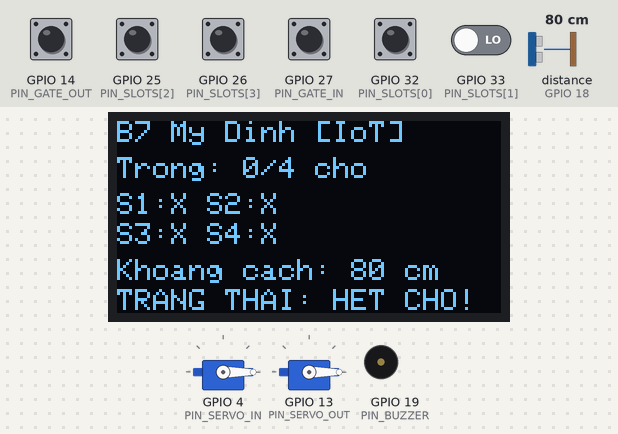
This program was run on a simulated ESP32. Shown: 2 × servo, 128×64 one-colour display, buzzer (waves = sounding, pin HIGH). Wiring (from diagram.json): ultrasonic range finder: trigger GPIO 5; echo GPIO 18. Inputs (shaded band) come from the test bench; at power-on: GPIO 14 (PIN_GATE_OUT), GPIO 27 (PIN_GATE_IN) HIGH, GPIO 25 (PIN_SLOTS[2]), GPIO 26 (PIN_SLOTS[3]), GPIO 32 (PIN_SLOTS[0]), GPIO 33 (PIN_SLOTS[1]) LOW, distance to the obstacle (sensor on GPIO 18) 80 cm. The echo pulse lasts 58.3 µs per cm; WiFi joins after 1.5 s; servers stay silent unless stated; uploads are accepted with an empty reply; pins used as bus, display or sensor lines are not drawn; what the program prints to the serial monitor is not drawn.

Above: at 2.7 s.
2.8 s: GPIO 25 (PIN_SLOTS[2]) pulled HIGH for 1 s
At 3.6 s:
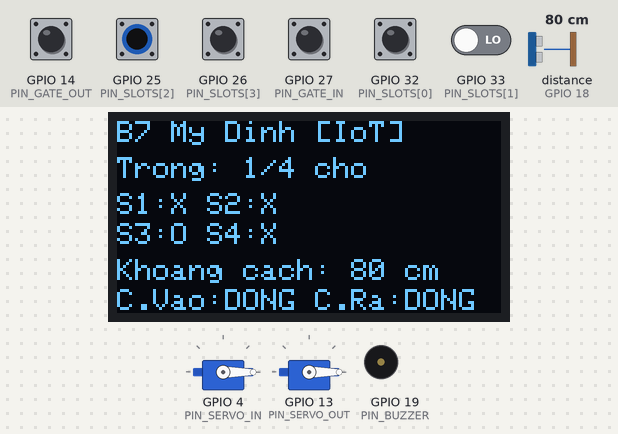
5.6 s: distance to the obstacle (sensor on GPIO 18) set to 32 cm
At 7.2 s:
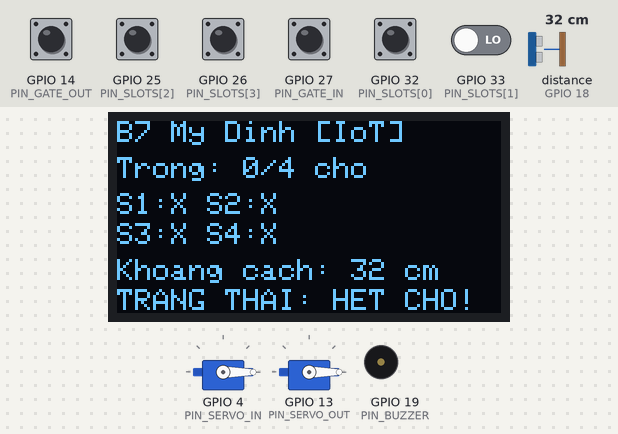
7.5 s: distance to the obstacle (sensor on GPIO 18) set to 26 cm
At 9.09 s:
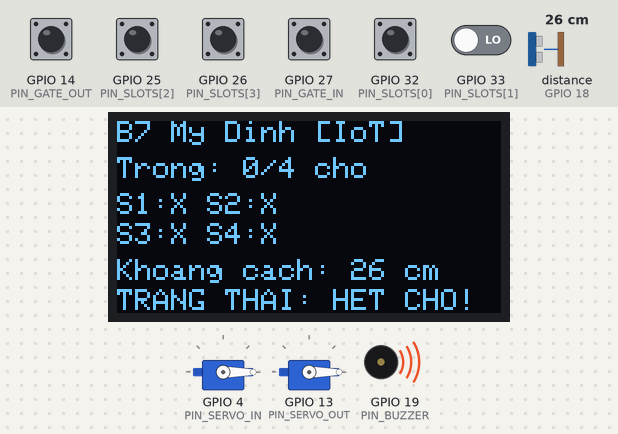
10.4 s: GPIO 14 (PIN_GATE_OUT) pulled LOW for 0.15 s
At 10.68 s:
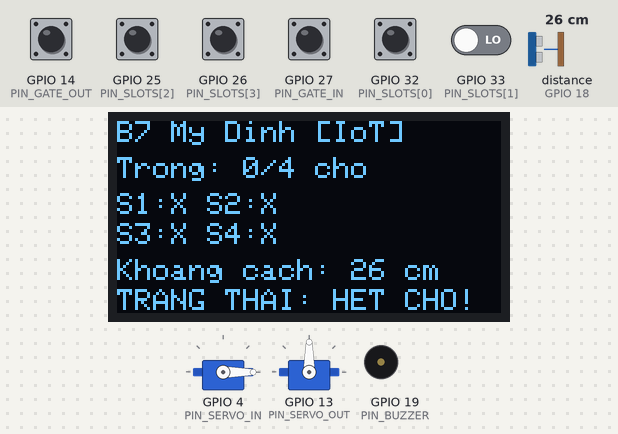
11.1 s: GPIO 26 (PIN_SLOTS[3]) pulled HIGH for 1 s
At 11.49 s:
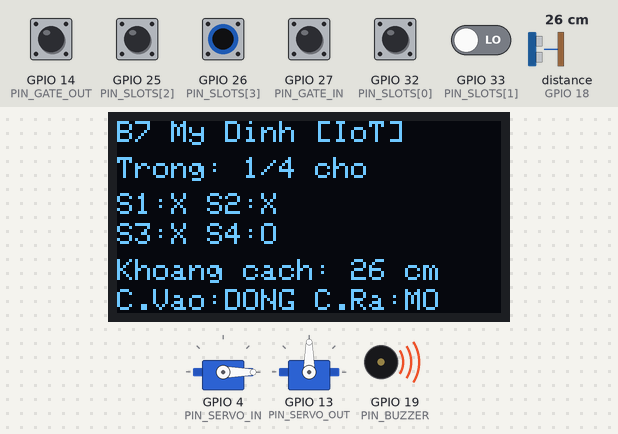
12.7 s: GPIO 32 (PIN_SLOTS[0]) pulled HIGH for 0.15 s
At 12.94 s:
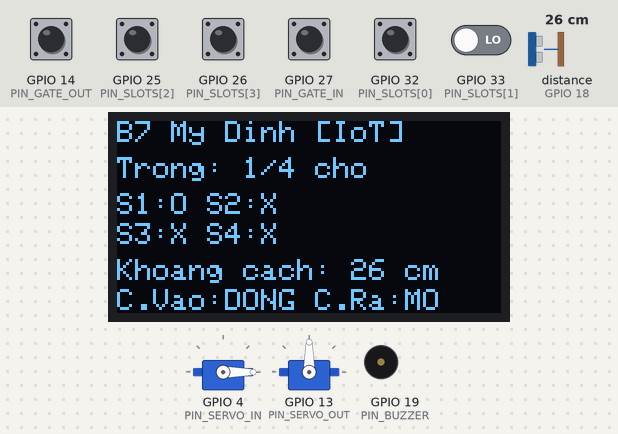
Timing chart, 0 to 14.4 s (numbered marks = the images above; inputs shaded):
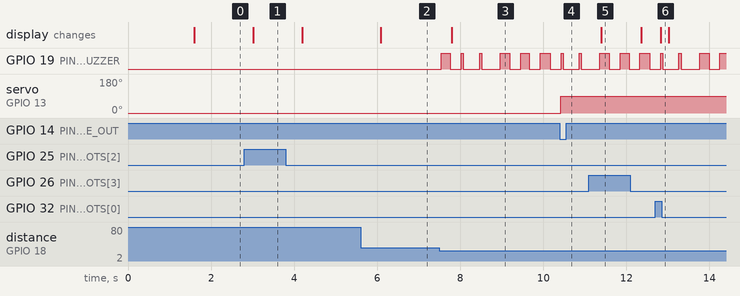

Measured:
- the behaviour switches between 30 and 29 cm on distance to the obstacle (sensor on GPIO 18) (found by bisection; images 2 and 3)
- after the input at 2.8 s, the display: changes after 0.22 s (image 1)
- after the input at 5.6 s, the display: changes after 0.49 s (image 2)
- after the input at 7.5 s, the display: changes after 0.29 s (image 3)
- after the input at 10.4 s, servo on GPIO 13 (PIN_SERVO_OUT): 0° → 90° at once
- after the input at 11.1 s, the display: changes after 0.29 s (image 5)
- after the input at 12.7 s, the display: changes after 0.13 s (image 6)

The program:

main.cpp
```cpp
/* ============================================================
   HỆ THỐNG BÃI ĐỖ XE THÔNG MINH - ESP32 + ARDUINO FRAMEWORK
   SIC IoT - Tích hợp Firebase Realtime Database
   Ánh xạ bãi xe: B7 Mỹ Đình (lot_mydinh)
   ============================================================ */

#include <Arduino.h>
#include <Wire.h>
#include <WiFi.h>
#include <WiFiClientSecure.h>
#include <HTTPClient.h>
#include <ArduinoJson.h>
#include <Adafruit_GFX.h>
#include <Adafruit_SSD1306.h>
#include <ESP32Servo.h>
#include "config.h"

/* ================= ĐỐI TƯỢNG PHẦN CỨNG ================= */
Adafruit_SSD1306 display(SCREEN_WIDTH, SCREEN_HEIGHT, &Wire, -1);
bool oledAvailable = false;

Servo servoIn;
Servo servoOut;

/* ================= BIẾN TRẠNG THÁI HỆ THỐNG ================= */
uint8_t slotStatus[TOTAL_SLOTS] = {0}; // 0: trống, 1: có xe
uint8_t currentFreeSlots = TOTAL_SLOTS;
float currentDistance = -1.0f;

// Lệnh điều khiển từ xa qua Firebase
bool remoteOpenGateIn = false;
bool remoteOpenGateOut = false;

/* ================= STATE MACHINE BARRIER AN TOÀN ================= */
enum BarrierState
{
    BARRIER_CLOSED = 0,
    BARRIER_OPENED,
    BARRIER_WAIT_CLEAR
};

BarrierState barrierInState  = BARRIER_CLOSED;
BarrierState barrierOutState = BARRIER_CLOSED;

unsigned long barrierInOpenTick  = 0;
unsigned long barrierOutOpenTick = 0;

/* ================= BIẾN NON-BLOCKING TIMERS ================= */
unsigned long lastDisplayTick     = 0;
unsigned long lastDistanceTick    = 0;
unsigned long lastBackendSync     = 0;
unsigned long lastCommandPoll     = 0;
unsigned long lastWifiCheck       = 0;

// Buzzer Non-blocking state
bool buzzerActive = false;
bool buzzerIsOn   = false;
unsigned long buzzerStateChangeTick = 0;

/* =========================================================
   CẢM BIẾN Ô ĐỖ (CÓ DEBOUNCE PHẦN MỀM)
   ========================================================= */
uint8_t IsSlotOccupied(uint8_t index)
{
    // Đọc cảm biến IR: LOW là có vật cản (có xe)
    if (digitalRead(PIN_SLOTS[index]) == LOW)
    {
        delayMicroseconds(200); // Lọc nhiễu xung ngắn
        return (digitalRead(PIN_SLOTS[index]) == LOW) ? 1 : 0;
    }
    return 0;
}

uint8_t CountFreeSlots(uint8_t *statusArr)
{
    uint8_t freeCount = 0;
    for (uint8_t i = 0; i < TOTAL_SLOTS; i++)
    {
        statusArr[i] = IsSlotOccupied(i);
        if (statusArr[i] == 0) freeCount++;
    }
    return freeCount;
}

/* =========================================================
   CẢM BIẾN SIÊU ÂM HC-SR04
   ========================================================= */
float HCSR04_ReadDistance(void)
{
    digitalWrite(PIN_TRIG, LOW);
    delayMicroseconds(2);
    digitalWrite(PIN_TRIG, HIGH);
    delayMicroseconds(10);
    digitalWrite(PIN_TRIG, LOW);

    // pulseIn timeout 25ms (tương đương max ~4m)
    long duration = pulseIn(PIN_ECHO, HIGH, 25000UL);

    if (duration == 0)
    {
        return -1.0f; // Quá xa hoặc không bắt được sóng phản xạ
    }

    return duration / 58.0f; // Quy đổi ra cm
}

/* =========================================================
   BUZZER CẢNH BÁO - HOÀN TOÀN NON-BLOCKING (KHÔNG DELAY)
   ========================================================= */
void Buzzer_Update(float distance)
{
    unsigned long now = millis();

    // Ngoài phạm vi cảnh báo -> Tắt còi
    if (distance < 0 || distance > DIST_ALERT_FAR)
    {
        if (buzzerIsOn)
        {
            digitalWrite(PIN_BUZZER, LOW);
            buzzerIsOn = false;
        }
        buzzerActive = false;
        return;
    }

    // Đỗ quá sát (<= 10cm) -> Còi kêu liên tục
    if (distance <= DIST_ALERT_NEAR)
    {
        digitalWrite(PIN_BUZZER, HIGH);
        buzzerIsOn = true;
        buzzerActive = true;
        return;
    }

    // Khoảng cách 10cm - 30cm: Kêu ngắt quãng (khoảng cách càng gần chu kỳ càng ngắn)
    buzzerActive = true;
    unsigned long beepOffTime = (unsigned long)(distance * 10); // 100ms - 300ms
    const unsigned long beepOnTime = 50; // Kêu ngắn 50ms

    if (buzzerIsOn)
    {
        if (now - buzzerStateChangeTick >= beepOnTime)
        {
            digitalWrite(PIN_BUZZER, LOW);
            buzzerIsOn = false;
            buzzerStateChangeTick = now;
        }
    }
    else
    {
        if (now - buzzerStateChangeTick >= beepOffTime)
        {
            digitalWrite(PIN_BUZZER, HIGH);
            buzzerIsOn = true;
            buzzerStateChangeTick = now;
        }
    }
}

/* =========================================================
   BARRIER - STATE MACHINE AN TOÀN CHỐNG ĐÈ NÓC XE
   ========================================================= */
uint8_t IsCarAtGate(uint8_t pin)
{
    return (digitalRead(pin) == LOW) ? 1 : 0;
}

void Barrier_Update(
    uint8_t sensorPin,
    Servo &servo,
    BarrierState *state,
    unsigned long *openTick,
    uint8_t allowOpen,
    bool &remoteRequest
)
{
    unsigned long now = millis();
    bool carDetected = IsCarAtGate(sensorPin);

    switch (*state)
    {
    case BARRIER_CLOSED:
        // Mở nếu cảm biến cổng phát hiện xe (và bãi còn chỗ) HOẶC có lệnh mở từ xa (Remote)
        if ((carDetected && allowOpen) || remoteRequest)
        {
            servo.write(SERVO_ANGLE_OPEN);
            *state = BARRIER_OPENED;
            *openTick = now;
            remoteRequest = false; // Đã tiêu thụ lệnh remote
            Serial.printf("[BARRIER] Mo cong (Pin %d)\n", sensorPin);
        }
        break;

    case BARRIER_OPENED:
        // Khi hết thời gian mở tối thiểu (4000ms):
        if (now - *openTick >= BARRIER_TIMEOUT_MS)
        {
            // TÍNH NĂNG AN TOÀN: Nếu xe vẫn còn đang đứng chắn cảm biến, KHÔNG ĐÓNG!
            if (carDetected)
            {
                // Gia hạn mở để xe đi qua hết, tránh va đập vào nóc xe
                *openTick = now;
            }
            else
            {
                // Xe đã đi qua an toàn -> Đóng cánh chắn
                servo.write(SERVO_ANGLE_CLOSED);
                *state = BARRIER_WAIT_CLEAR;
                Serial.printf("[BARRIER] Dong cong an toan (Pin %d)\n", sensorPin);
            }
        }
        break;

    case BARRIER_WAIT_CLEAR:
        // Đảm bảo khu vực cổng thông thoáng trước khi sẵn sàng cho xe tiếp theo
        if (!carDetected)
        {
            *state = BARRIER_CLOSED;
        }
        break;
    }
}

/* =========================================================
   OLED DISPLAY
   ========================================================= */
void DisplayParkingStatus(uint8_t freeCount, uint8_t *statusArr, float distance)
{
    if (!oledAvailable) return;

    display.clearDisplay();
    display.setTextSize(1);
    display.setTextColor(SSD1306_WHITE);

    // Tiêu đề & trạng thái kết nối
    display.setCursor(0, 0);
    display.printf("%s %s\n", LOT_NAME, WiFi.status() == WL_CONNECTED ? "[IoT]" : "[OFF]");

    display.setCursor(0, 12);
    display.printf("Trong: %d/%d cho\n", freeCount, TOTAL_SLOTS);

    display.setCursor(0, 24);
    display.printf("S1:%s S2:%s\n", statusArr[0] ? "X" : "O", statusArr[1] ? "X" : "O");

    display.setCursor(0, 34);
    display.printf("S3:%s S4:%s\n", statusArr[2] ? "X" : "O", statusArr[3] ? "X" : "O");

    display.setCursor(0, 46);
    if (distance >= 0)
        display.printf("Khoang cach: %.0f cm\n", distance);
    else
        display.println("Khoang cach: --");

    display.setCursor(0, 56);
    if (freeCount == 0)
        display.println("TRANG THAI: HET CHO!");
    else if (distance >= 0 && distance <= DIST_ALERT_NEAR)
        display.println("CANH BAO: DO SAT!");
    else
        display.printf("C.Vao:%s C.Ra:%s\n",
            barrierInState == BARRIER_OPENED ? "MO" : "DONG",
            barrierOutState == BARRIER_OPENED ? "MO" : "DONG");

    display.display();
}

/* =========================================================
   WIFI & FIREBASE REALTIME DATABASE REST SYNC
   ========================================================= */
void WiFi_Init()
{
    WiFi.mode(WIFI_STA);
    Serial.printf("[WIFI] Dang ket noi toi SSID: %s\n", WIFI_SSID);
    WiFi.begin(WIFI_SSID, WIFI_PASSWORD);

    unsigned long startAttempt = millis();
    while (WiFi.status() != WL_CONNECTED && millis() - startAttempt < 8000)
    {
        delay(300);
        Serial.print(".");
    }

    if (WiFi.status() == WL_CONNECTED)
    {
        Serial.println("\n[WIFI] Da ket noi thanh cong!");
        Serial.printf("[WIFI] IP Address: %s\n", WiFi.localIP().toString().c_str());
    }
    else
    {
        Serial.println("\n[WIFI] Ket noi timeout! He thong van hoat dong offline va se thu lai sau.");
    }
}

void WiFi_CheckConnection()
{
    unsigned long now = millis();
    if (now - lastWifiCheck >= 10000) // Kiểm tra kết nối mỗi 10 giây
    {
        lastWifiCheck = now;
        if (WiFi.status() != WL_CONNECTED)
        {
            Serial.println("[WIFI] Mat ket noi, dang thu ket noi lai...");
            WiFi.reconnect();
        }
    }
}

// Gửi trạng thái bãi xe lên Docker TimescaleDB Backend: /api/lots/{LOT_ID}/status
void Backend_PushStatus()
{
    if (WiFi.status() != WL_CONNECTED) return;

    WiFiClient client;
    HTTPClient http;
    String url = String(BACKEND_URL) + "/api/lots/" + String(LOT_ID) + "/status";

    if (http.begin(client, url))
    {
        http.addHeader("Content-Type", "application/json");
        http.addHeader("X-Api-Key", API_KEY);

        // Tạo JSON payload bằng ArduinoJson
        JsonDocument doc;
        doc["lotId"] = LOT_ID;
        doc["lotName"] = LOT_NAME;
        doc["totalSlots"] = TOTAL_SLOTS;
        doc["freeSlots"] = currentFreeSlots;
        doc["distance"] = currentDistance >= 0 ? currentDistance : -1;
        doc["lastHeartbeat"] = millis();

        JsonObject slots = doc["slots"].to<JsonObject>();
        slots["1"] = (slotStatus[0] == 1);
        slots["2"] = (slotStatus[1] == 1);
        slots["3"] = (slotStatus[2] == 1);
        slots["4"] = (slotStatus[3] == 1);

        JsonObject gates = doc["gates"].to<JsonObject>();
        gates["in"] = (barrierInState == BARRIER_OPENED) ? "open" : "closed";
        gates["out"] = (barrierOutState == BARRIER_OPENED) ? "open" : "closed";

        String jsonPayload;
        serializeJson(doc, jsonPayload);

        int httpCode = http.POST(jsonPayload);
        if (httpCode >= 200 && httpCode < 300)
        {
            // Thành công (200 OK)
        }
        else
        {
            Serial.printf("[BACKEND] Push status that bai (HTTP %d)\n", httpCode);
        }
        http.end();
    }
}

bool Backend_AcknowledgeGate(const String &url, const char *gate)
{
    WiFiClient client;
    HTTPClient http;
    if (!http.begin(client, url + "/" + gate)) return false;

    http.addHeader("Content-Type", "application/json");
    http.addHeader("X-Api-Key", API_KEY);
    int code = http.PUT("{\"value\":\"idle\"}");
    http.end();
    if (code >= 200 && code < 300) return true;

    Serial.printf("[BACKEND CMD] Khong xac nhan duoc %s (HTTP %d)\n", gate, code);
    return false;
}

// Kiểm tra lệnh mở cổng từ xa từ Docker TimescaleDB Backend: /api/lots/{LOT_ID}/commands
void Backend_PollCommands()
{
    if (WiFi.status() != WL_CONNECTED) return;

    WiFiClient client;
    HTTPClient http;
    String url = String(BACKEND_URL) + "/api/lots/" + String(LOT_ID) + "/commands";

    if (http.begin(client, url))
    {
        http.addHeader("X-Api-Key", API_KEY);
        int httpCode = http.GET();
        if (httpCode == HTTP_CODE_OK)
        {
            String payload = http.getString();
            JsonDocument doc;
            DeserializationError err = deserializeJson(doc, payload);

            if (!err)
            {
                const char* cmdIn = doc["gateIn"];
                const char* cmdOut = doc["gateOut"];
                http.end();

                if (cmdIn && strcmp(cmdIn, "open") == 0 && Backend_AcknowledgeGate(url, "gateIn"))
                {
                    Serial.println("[BACKEND CMD] Nhan lenh MO CONG VAO!");
                    remoteOpenGateIn = barrierInState == BARRIER_CLOSED;
                }

                if (cmdOut && strcmp(cmdOut, "open") == 0 && Backend_AcknowledgeGate(url, "gateOut"))
                {
                    Serial.println("[BACKEND CMD] Nhan lenh MO CONG RA!");
                    remoteOpenGateOut = barrierOutState == BARRIER_CLOSED;
                }
                return;
            }
        }
        http.end();
    }
}

/* =========================================================
   SETUP
   ========================================================= */
void setup()
{
    Serial.begin(115200);
    Serial.println("\n=== HE THONG BAI DO XE THONG MINH (SIC IoT) ===");

    // 1. Cấu hình chân cảm biến IR ô đỗ
    for (uint8_t i = 0; i < TOTAL_SLOTS; i++)
    {
        pinMode(PIN_SLOTS[i], INPUT_PULLUP);
    }

    // 2. Cấu hình chân cảm biến IR cổng
    pinMode(PIN_GATE_IN, INPUT_PULLUP);
    pinMode(PIN_GATE_OUT, INPUT_PULLUP);

    // 3. Cấu hình HC-SR04
    pinMode(PIN_TRIG, OUTPUT);
    pinMode(PIN_ECHO, INPUT);
    digitalWrite(PIN_TRIG, LOW);

    // 4. Cấu hình Buzzer
    pinMode(PIN_BUZZER, OUTPUT);
    digitalWrite(PIN_BUZZER, LOW);

    // 5. Cấu hình Servo Barrier (GPIO 4 & GPIO 13 an toàn)
    servoIn.attach(PIN_SERVO_IN);
    servoOut.attach(PIN_SERVO_OUT);
    servoIn.write(SERVO_ANGLE_CLOSED);
    servoOut.write(SERVO_ANGLE_CLOSED);

    // 6. Cấu hình OLED (Không để while(1) làm tê liệt hệ thống nếu lỏng dây)
    Wire.begin(PIN_SDA, PIN_SCL);
    if (!display.begin(SSD1306_SWITCHCAPVCC, OLED_ADDR))
    {
        Serial.println("[WARN] Khong tim thay OLED SSD1306. He thong tiep tuc chay!");
        oledAvailable = false;
    }
    else
    {
        oledAvailable = true;
        display.clearDisplay();
        display.setTextSize(1);
        display.setTextColor(SSD1306_WHITE);
        display.setCursor(10, 20);
        display.println("KHOI DONG HE THONG");
        display.setCursor(10, 35);
        display.println("Smart Parking...");
        display.display();
    }

    // 7. Kết nối WiFi
    WiFi_Init();

    Serial.println("[SYSTEM] San sang hoat dong!");
}

/* =========================================================
   LOOP CHÍNH (HOÀN TOÀN NON-BLOCKING)
   ========================================================= */
void loop()
{
    unsigned long now = millis();

    // 1. Đọc cảm biến ô đỗ (cung cấp số chỗ trống tức thì cho barrier)
    currentFreeSlots = CountFreeSlots(slotStatus);

    // 2. Cập nhật Barrier cổng Vào (ưu tiên kiểm tra liên tục mỗi chu kỳ)
    Barrier_Update(
        PIN_GATE_IN, servoIn,
        &barrierInState, &barrierInOpenTick,
        (currentFreeSlots > 0),
        remoteOpenGateIn
    );

    // 3. Cập nhật Barrier cổng Ra
    Barrier_Update(
        PIN_GATE_OUT, servoOut,
        &barrierOutState, &barrierOutOpenTick,
        1,
        remoteOpenGateOut
    );

    // 4. Đo khoảng cách HC-SR04 định kỳ
    if (now - lastDistanceTick >= DISTANCE_READ_INTERVAL_MS)
    {
        lastDistanceTick = now;
        currentDistance = HCSR04_ReadDistance();
    }

    // 5. Cập nhật Còi cảnh báo (Non-blocking buzzer state)
    Buzzer_Update(currentDistance);

    // 6. Cập nhật Màn hình OLED
    if (now - lastDisplayTick >= DISPLAY_INTERVAL_MS)
    {
        lastDisplayTick = now;
        DisplayParkingStatus(currentFreeSlots, slotStatus, currentDistance);
    }

    // 7. Đồng bộ dữ liệu lên Docker TimescaleDB Backend
    if (now - lastBackendSync >= BACKEND_SYNC_INTERVAL_MS)
    {
        lastBackendSync = now;
        Backend_PushStatus();
    }

    // 8. Lắng nghe lệnh từ xa từ Backend
    if (now - lastCommandPoll >= COMMAND_POLL_INTERVAL_MS)
    {
        lastCommandPoll = now;
        Backend_PollCommands();
    }

    // 9. Giám sát tự động kết nối lại WiFi
    WiFi_CheckConnection();
}
```

Source omitted: config.h (2902 bytes)
